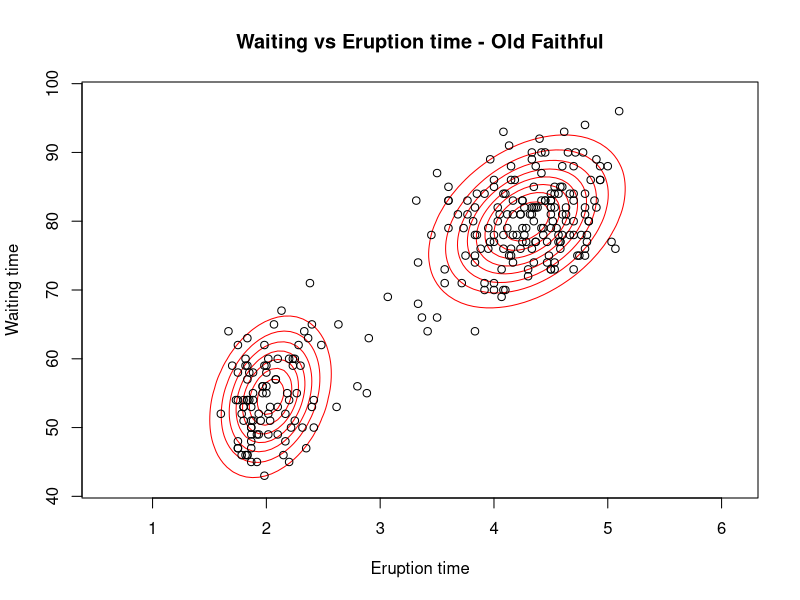

Write the R code that produced this figure.
##===============================
# Set the working directory and #
# load any required libraries   #
##===============================
cur.dir <- dirname(parent.frame(2)$ofile)
setwd(cur.dir)
require(mvtnorm)
require(ggplot2)
library(MASS)
library(R.utils)
sourceDirectory("../lib", modifiedOnly=FALSE) # Source the 'lib' directory

##====================
# Generate the data  #
##====================
epsilon <- 0.00001    # Convergence paramater
X       <- as.matrix(faithful)
K       <- 2          # Number of clusters

##=========================
# Initialize variables    #
##=========================
N       <- nrow(X)                    # Length of the dataset
cl      <- kmeans(X, K, nstart = 25)  # Use Kmeans with random starts
C.n     <- cl$cluster                 # get the mixture components
pi.c    <- as.vector(table(C.n)/NROW(X)) # mixing proportions
mu      <- cl$centers                 # means for each Gaussian
Sigma   <- list(length=K)             # Covariance matrix for each Gaussian
for (k in 1:K){
  Sigma[[k]]  <- cov(X[C.n==k,])
}
post.resp   <- matrix(, N, K)         # Hold responsibilities
pdf.w       <- matrix(, N, K)         # Hold PDF of each point on each cluster k
logLik      <- 0                      # Initialize log likelihood

##===============================
# Run Expectation Maximization  #
##===============================
for (i in 1:1000){  # Loop until convergence
  prevLogLik  <- logLik               # Store to check for convergence
  
  ##========
  # E-Step #
  ##========
  for (k in 1:K){ # Calculate the PDF of each cluster for each data point
    pdf.w[,k] <- pi.c[k] * dmvnorm(X, mean=mu[k,], sigma=Sigma[[k]], log=F)
  }
  post.resp <- pdf.w / rowSums(pdf.w) # Get responsibilites by normalizarion
  
  ##========
  # M-Step #
  ##========
  for (k in 1:K){
    N.k       <- sum(post.resp[,k])     # Sum of responsibilities for cluster k
    pi.c[k]   <- N.k / N                # Update mixing proportions for cluster k
    mu[k,]     <- (t(post.resp[,k]) %*% X) / sum(post.resp[,k]) # Update mu
    X.cen <- sweep(X, MARGIN=2, mu[k,], FUN="-") # Update Sigma
    Sigma[[k]] <- t(X.cen) %*% (X.cen * post.resp[,k]) / sum(post.resp[,k])
  }
  
  # Evaluate the log likelihood
  # ln p(X|mu,S,p) = Sum_{n=1}^{N}(ln(Sum_{k=1}^{K}(p_k * N(x_n|mu_k, S_k))))
  logLik   <- sum(log(colSums(pdf.w)))
  if (abs(logLik-prevLogLik) < epsilon){ # Check for convergence.
    break
  }
  print(logLik)
} #End of Expectation Maximization loop.

##=====================================
# Plot the data points and their pdfs #
##=====================================
# Points to estimate the density and plot the contours
xpts <- seq(from=min(X[,1])-1,to=max(X[,1])+1,length.out=100)
ypts <- seq(from=min(X[,2])-1,to=max(X[,2])+2,length.out=100)

# Estimate the mixture contours
mixture.contour <- outer(xpts,ypts,function(x,y) {
  mixture <- matrix(data=0, length(xpts)*length(ypts), 1)
  for(k in 1:K){
    mixture <- mixture + pi.c[k]*dmvnorm(cbind(x,y),mean=mu[k,],sigma=Sigma[[k]])
  }
  return(mixture)
  })
contour(xpts,ypts,mixture.contour,nlevels=10,drawlabel=FALSE,col="red",
        xlab="Eruption time",ylab="Waiting time",
        main="Waiting vs Eruption time - Old Faithful")
points(faithful)